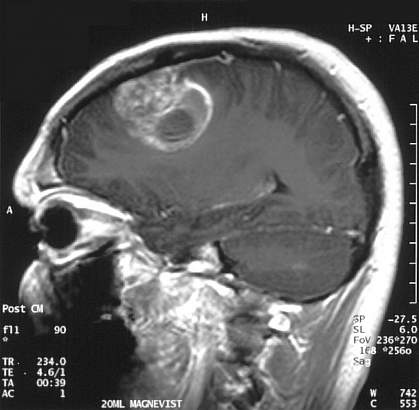
#> input picture image_before_side.jpg, 419 x 410 px
$ jupyter execute --allow-errors 'Final Version.ipynb'   (shell and % lines are left out)
#> lines starting #> are read from the running program, lines starting #| are printed output that depends on the picture; after the words box and inside, x2 and y2 are one past the last pixel; in counts of white or black regions, pixels touching at a corner belong together
# Preliminaries

[cell 1]
import pylab as plt
import numpy as np
import cv2

#%matplotlib notebook

# Vectorized Marching Squares
This takes our implementation from class and uses the advantage of knowing that an MRI slice is a 2D image of pixels to speed it up by a factor of 8.

[cell 2]
# Similar to class version of getContourCase, but does it for entire image at once.
def vec_getContourCase(thresh, cells):
    H, W = cells.shape

    result = np.zeros((cells.shape), 'int')
    mask = (cells >= thresh).astype('int')

    # [5 lines of commented-out code are left out]

    MaskS = np.zeros(mask.shape, mask.dtype)
    MaskE = np.zeros(mask.shape, mask.dtype)
    MaskSE = np.zeros(mask.shape, mask.dtype)
    MaskS[0:H-1] = mask[1:H,]
    MaskE[:, 0:W-1] = mask[:, 1:W]
    MaskSE[0:H-1, 0:W-1] = mask[1:H, 1:W]

    result = 8*mask + 4*MaskE + 2*MaskSE + MaskS
    return result

[cell 3]
# Similar to class version of getCellSegments, but does it for entire image at once
def vec_getCellSegments(thresh, cells):

    H, W = cells.shape

    # instead of iterating through each cell
    #  and going through a series of if/else to test cases
    #  we'll compute all 8 cases simulatanously and then
    #  take the right result from each of the 8 cases

    cases = vec_getContourCase(thresh, cells)

    # AFter this runs,
    #  E[i, j] will contain the values of cells directy to the east of cells[i, j]
    #   (ie cells[i, j + 1])
    #  S[i, j] will contain directly to the south
    #  SE[i, j] will contain directly to the southeast.
    E = np.zeros(cells.shape)
    S = np.zeros(cells.shape)
    SE = np.zeros(cells.shape)
    I, J = np.mgrid[0:H, 0:W]
    E[:, 0:W-1] = cells[:, 1:W]
    S[0:H-1, :] = cells[1:H]
    SE[0:H-1, 0:W-1] = cells[1:H, 1:W]

    # Next we interpolate across the 4 sides of the pixel
    #  I_N_S is an interpolation between the N and S points
    #  I_E_SE is an interpolation between the E and SE points
    #  and so on
    with np.errstate(divide='ignore'):
        I_N_S  = I + interpolate(cells, S, thresh)
        I_E_SE = I + interpolate(E, SE, thresh)
        J_S_SE = J + interpolate(S, SE, thresh)
        J_N_E  = J + interpolate(cells, E, thresh)

    # We create a HxW vector that has all 8 possible line beginnings and ends
    #  This is to just to make case handling clearer
    all_p   = np.zeros((cells.shape[0], cells.shape[1], 8))
    all_p[:, :, 0] = I
    all_p[:, :, 1] = I + 1
    all_p[:, :, 2] = I_N_S
    all_p[:, :, 3] = I_E_SE

    all_p[:, :, 4] = J
    all_p[:, :, 5] = J + 1
    all_p[:, :, 6] = J_N_E
    all_p[:, :, 7] = J_S_SE

    # These are placeholders--we will store the line segment for each cell in here
    #   lines[i, j, :] = (y1, x1, y2, x2) corresponding to line segment (y1,x1)-(y2,x2)
    # lines2 is overfill for case 5 and 10
    lines   = np.zeros((cells.shape[0], cells.shape[1], 4))
    lines2  = np.zeros((cells.shape[0], cells.shape[1], 4))

    def helper2(lines, mask, i1, i2, i3, i4):
        lines[mask, 0] = all_p[mask, i1]
        lines[mask, 1] = all_p[mask, i2]
        lines[mask, 2] = all_p[mask, i3]
        lines[mask, 3] = all_p[mask, i4]

    # Set the appropriate line start and stop based on the case
    helper2(lines, np.logical_or(cases == 1, cases == 14), 2, 4, 1, 7)
    helper2(lines, np.logical_or(cases == 2, cases == 13), 1, 7, 3, 5)
    helper2(lines, np.logical_or(cases == 3, cases == 12), 2, 4, 3, 5)
    helper2(lines, np.logical_or(cases == 4, cases == 11), 0, 6, 3, 5)
    helper2(lines,               cases == 5              , 2, 4, 0, 6)
    helper2(lines2,              cases == 5              , 1, 7, 3, 5)
    helper2(lines, np.logical_or(cases == 6, cases ==  9), 0, 6, 1, 7)
    helper2(lines, np.logical_or(cases == 7, cases ==  8), 2, 4, 0, 6)
    helper2(lines,               cases == 10             , 2, 4, 1, 7)
    helper2(lines2,              cases == 10             , 0, 6, 3, 5)

    # Now we will just extract all the non-0 and non-15 cases
    #   The original algorithm goes by top-left--which means that the cells in the right most column
    #    and bottom most rows don't get skipped.   There is an adjustment ot N for that
    mask = np.logical_and(I < H - 1, J < W - 1)
    N = np.sum( np.logical_and(cases[mask] > 0, cases[mask] < 15) ) + \
        np.sum( np.logical_or(cases[mask] == 5, cases[mask] == 10) )

    result = np.zeros((N, 4))

    ctr = 0
    for i in range(H - 1):
        for j in range(W - 1):
            if cases[i, j] == 0 or cases[i, j] == 15: continue
            result[ctr] = lines[i, j]
            ctr = ctr + 1
            if cases[i, j] == 5 or cases[i, j] == 10:
                result[ctr] = lines2[i, j]

                ctr = ctr + 1
    return result

[cell 4]
# This is identical to the class implemtnation
# except this time v1, v2, t are all numpy arrays.
def interpolate(v1,v2,t):
    return (t - v1)/(v2-v1)

# Rasterization
Now that we have a list of marching squaress segments and an image, we render them together.  To do this, we pass in a scale factor (Defaults to 10) which scales up the image.  Now instead of each pixel beloning to a cell (i, j),  a pixel now belongs to a scale*scale square of pixels.    We then project the marching squares segments onto this new image.

Rounding unfortunately happens, and this can result in a little more jaggedness than displaying on the screen using matplotlib.   This can mitigated by increasing scale at the expense of time and memory.   (N.B. This all happens internally anyway whenever you project something to a monitor, we're just making the steps explicit so that we can automate generation of frames.)

[cell 5]
def rasterize(image, thresh, scale = 10):
    # convert image to grayscale first
    result = np.zeros((image.shape[0], image.shape[1], 3), 'float32')
    for c in range(3):
        result[:, :, c] = image / np.max(image)

    # Resize image to the upscaled resolution
    result = cv2.resize(result, (image.shape[1]*scale, image.shape[0]*scale))

    # Marching squares
    seg = vec_getCellSegments(thresh, image)
    r2 = result.copy()
    seg = (seg * scale).astype('int32')
    for y1, x1, y2, x2 in seg:
        r2 = cv2.line(r2, (x1, y1), (x2, y2), color = (1, 1, 1), thickness = scale)

    # Converting back into integer pixels
    return (r2*255).astype('uint8')

# Sample MRI Data
Dataset downloaded from https://www.openfmri.org/dataset/ds000253/ on 11/11/2020 8:30pm.   We saved a snapshot of one patient in case you don't feel like downloading 5 GB data to reproduce results.

Code to import was originally based on BIDS tutorial @ https://github.com/bids-standard/pybids/blob/master/examples/pybids_tutorial.ipynb.  We will use the BIDSLayout library to help navigate MRI data. We will also some single-frame MRI data for examples on how to segment.

[cell 6]
i_have_downloaded_ds000253_R1 = False

#> (the rest of this cell did not finish here and is left out)

Tumor image from https://www.nih.gov/news-events/nih-research-matters/subtypes-deadly-brain-cancer-identified

[cell 7]
tumor = cv2.cvtColor(cv2.imread("image_before_side.jpg"), cv2.COLOR_BGR2GRAY)
#> tumor: shape (410, 419); min 0, max 255, mean 98
tumor = tumor.astype('float32')
plt.imshow(tumor)

# Making Videos out of MRI + Marching Squares

[cell 8]
# loop through first dimension of input_Array,
#  drawing isoline on-each frame for the specified threshold.
def makeVideo(input_array, thresh = 300, scale = 10, outfile = "project.avi", limitFrames = False):
    frames = input_array.shape[0]
    if limitFrames: frames = 10   #debugging parameter

    size = (input_array.shape[1]*scale, input_array.shape[2]*scale)

    out = cv2.VideoWriter(outfile, cv2.VideoWriter_fourcc(*'DIVX'), 15, size)
    for i in range(frames):
        out.write( rasterize(test_fdata[i], thresh) )
    out.release()
    return

#> (a cell that did not finish here is left out)

[cell 10]
# Helper function to write out still images for the tumor example
def makeStills(input_image, thresh, scale, outfile):
    out_im = rasterize(input_image, thresh, scale)
    cv2.imwrite(outfile, out_im)
    return

[cell 11]
for thresh in range(100, 210, 10):
    filename = "image_after_side_{0}.jpg".format(thresh)
    makeStills(tumor, thresh, 10, filename)
#> this loop made 11 passes
#> pass 1, in vec_getContourCase, `mask = (cells >= thresh).astype('int')`:
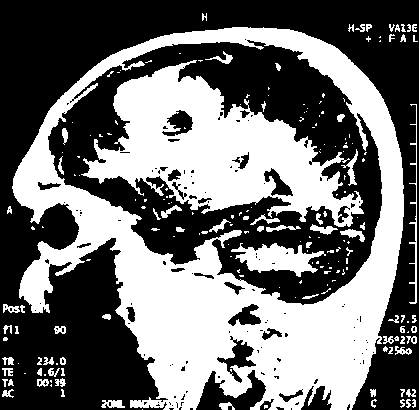
#> mask: shape (410, 419) int64; values 0 (black) and 1 (white), 44% white; 195 white regions (118 under 20 px), largest, box (x1, y1, x2, y2) and area: (12, 27, 404, 410) 48323, (81, 60, 364, 227) 21068, (231, 243, 326, 277) 1666
#> pass 1, in vec_getContourCase, `result = 8*mask + 4*MaskE + 2*MaskSE + MaskS`:
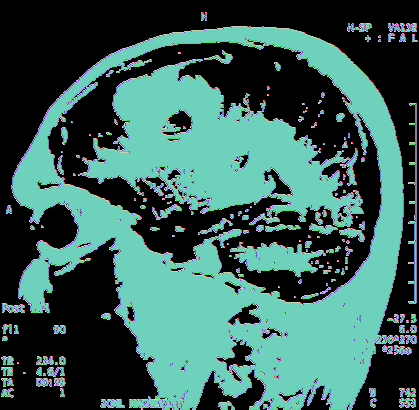
#> result: shape (410, 419) int64; 16 distinct labels, from 0 to 15; one colour per label, 0 black
#> pass 1, in vec_getCellSegments, `I_N_S  = I + interpolate(cells, S, thresh)`:
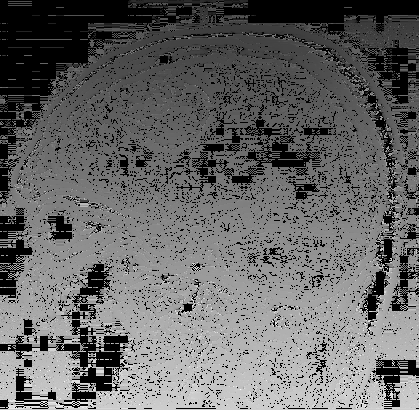
#> I_N_S: shape (410, 419) float64; 23.34% of the values are NaN or infinite; the others: min -136, max 541, mean 219.3; drawn with min black, max white, NaN and infinite black
#> pass 1, in vec_getCellSegments, `I_E_SE = I + interpolate(E, SE, thresh)`:
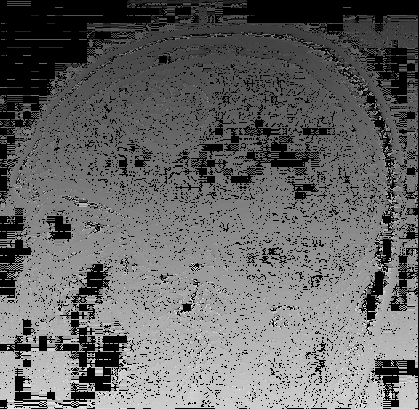
#> I_E_SE: shape (410, 419) float64; 23.44% of the values are NaN or infinite; the others: min -136, max 541, mean 219.2; drawn with min black, max white, NaN and infinite black
